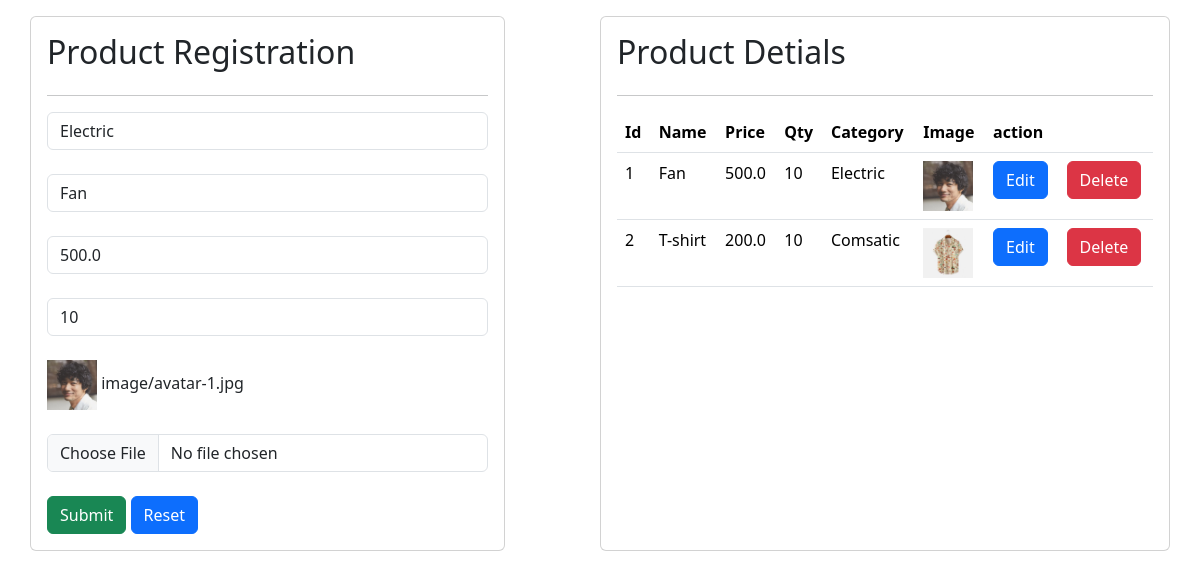
The app's page /edit?id=6 with its own data.
### myapp/models.py (models this page shows)
class Product(models.Model):
    category = models.ForeignKey(Category,on_delete=models.CASCADE,null=True)
    name = models.CharField(max_length=30)
    price = models.FloatField()
    qty = models.IntegerField()
    image = models.ImageField(upload_to="image",default="test.png")

class Category(models.Model):
    name = models.CharField(max_length=20)

### myapp/views.py (the view)
# urls.py: path("edit",edit_product,name="edit")
def edit_product(request):
    products = Product.objects.all()
    categories = Category.objects.all()
    if request.method=='POST':
        cat = request.POST['cat']
        id = request.POST['id']
        name = request.POST['name']
        price = request.POST['price']
        qty = request.POST['qty']
        prod = Product.objects.get(pk=id)
        prod.name = name
        prod.price=price
        prod.qty=qty
        prod.category = Category.objects.get(pk=cat)
        if request.FILES:
            prod.image = request.FILES['image']
        prod.save()
        return render(request,"index.html",{"products":products,"categories":categories})
    else:
        id = request.GET['id']
        prod = Product.objects.get(pk=id)
        return render(request,"index.html",{"prod":prod,"products":products,"categories":categories})

### myapp/templates/index.html (shortened to what this page needs)
<!DOCTYPE html>
<html lang="en">
<head>
    <link href="https://cdn.jsdelivr.net/npm/bootstrap@5.3.8/dist/css/bootstrap.min.css" rel="stylesheet"
>
</head>
<body>
    <div class="container">
        <div class="row mt-3">
            <div class="col-5 card p-3">
                <h2>Product Registration</h2>
                <hr>
                <form action="" method="post" enctype="multipart/form-data">
                    <select name="cat" id="cat" class="form-control">
                        {%for cat in categories%}
                        <option value="{{cat.id}}" {% if prod.category_id == cat.id %}selected{% endif %}>
                            {{cat.name}}</option>
                        {%endfor%}
                    </select>
                    <br>
                    <input type="text" name="name" placeholder="Enter product name" class="form-control"
                        value="{{prod.name}}">
                    <br>
                    <input type="text" name="price" placeholder="Enter Product price" class="form-control"
                        value="{{prod.price}}">
                    <br>
                    <input type="text" name="qty" placeholder="Enter Qty" class="form-control" value="{{prod.qty}}">
                    <br>
                    {%if prod%}
                    <img src="media/{{prod.image}}" alt="" width="50px" height="50px">
                    <span>{{prod.image}}</span>
                    {%endif%}
                    <br>
                    <br>
                    <input type="file" name="image" class="form-control">
                    <br>
                    <input type="submit" class="btn btn-success">
                    <input type="reset" class="btn btn-primary">
                </form>
            </div>
            <div class="col-1">
            </div>
            <div class="col-6 card p-3">
                <h2>Product Detials</h2>
                <hr>
                <table class="table">
                    <tr>
                        <th>Id</th>
                        <th>Name</th>
                        <th>Price</th>
                        <th>Qty</th>
                        <th>Category</th>
                        <th>Image</th>
                        <th colspan="2">action</th>
                    </tr>
                    {%for prod in products%}
                    <tr>
                        <td>{{forloop.counter}}</td>
                        <td>{{prod.name}}</td>
                        <td>{{prod.price}}</td>
                        <td>{{prod.qty}}</td>
                        <td>{{prod.category.name}}</td>
                        <td><img src="media/{{prod.image}}" alt="{{prod.image}}" height="50px" width="50px"></td>
                        <td><a href="{%url 'edit'%}?id={{prod.id}}" class="btn btn-primary">Edit</a></td>
                        <td><a href="{%url 'delete'%}?id={{prod.id}}" class="btn btn-danger">Delete</a></td>
                    </tr>
                    {%endfor%}
                </table>
            </div>
        </div>
    </div>
</body>
</html>

### records on screen
Product: cat "Electric", name "Fan", price "500.0", qty "10", image (picture), image "image/avatar-1.jpg", category.name "Electric"
Product: name "T-shirt", price "200.0", qty "10", category.name "Comsatic", image (picture)
